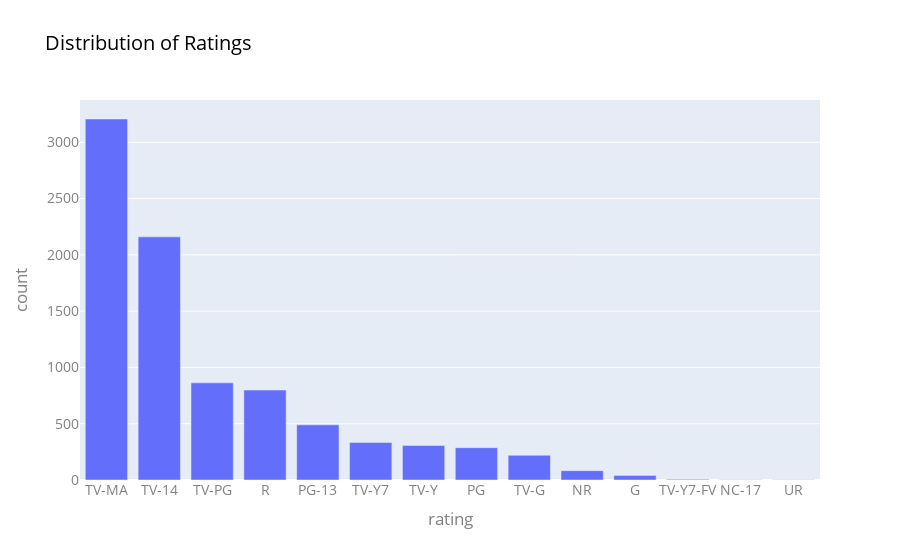

Source (notebook cell):
### Code cell
fig=px.bar(rating_count,x="rating",y="count",title="Distribution of Ratings")
fig.update_layout(title_font=dict(size=20,color="black"),font=dict(size=14 , color="grey"))
fig

### Figure 1 — Plotly figure (JSON) as saved in the notebook; plotly's stock layout.template omitted (floating-point values rounded to 4 significant figures)
{"data": [{"hovertemplate": "rating=%{x}<br>count=%{y}<extra></extra>", "legendgroup": "", "marker": {"color": "#636efa", "pattern": {"shape": ""}}, "name": "", "orientation": "v", "showlegend": false, "textposition": "auto", "type": "bar", "x": ["TV-MA", "TV-14", "TV-PG", "R", "PG-13", "TV-Y7", "TV-Y", "PG", "TV-G", "NR", "G", "TV-Y7-FV", "NC-17", "UR"], "xaxis": "x", "y": [3207, 2160, 863, 799, 490, 334, 307, 287, 220, 83, 41, 6, 3, 3], "yaxis": "y"}], "layout": {"barmode": "relative", "font": {"color": "grey", "size": 14}, "legend": {"tracegroupgap": 0}, "title": {"font": {"color": "black", "size": 20}, "text": "Distribution of Ratings"}, "xaxis": {"anchor": "y", "domain": [0, 1], "title": {"text": "rating"}}, "yaxis": {"anchor": "x", "domain": [0, 1], "title": {"text": "count"}}}}
